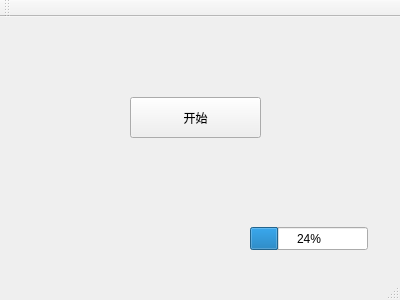
<?xml version="1.0" encoding="UTF-8"?>
<ui version="4.0">
 <class>MainWindow</class>
 <widget class="QMainWindow" name="MainWindow">
  <property name="geometry">
   <rect>
    <x>0</x>
    <y>0</y>
    <width>400</width>
    <height>300</height>
   </rect>
  </property>
  <property name="windowTitle">
   <string>MainWindow</string>
  </property>
  <widget class="QWidget" name="centralWidget">
   <widget class="QProgressBar" name="progressBar">
    <property name="geometry">
     <rect>
      <x>250</x>
      <y>210</y>
      <width>118</width>
      <height>23</height>
     </rect>
    </property>
    <property name="value">
     <number>24</number>
    </property>
   </widget>
   <widget class="QPushButton" name="pushButton">
    <property name="geometry">
     <rect>
      <x>130</x>
      <y>80</y>
      <width>131</width>
      <height>41</height>
     </rect>
    </property>
    <property name="text">
     <string>开始</string>
    </property>
   </widget>
  </widget>
  <widget class="QMenuBar" name="menuBar">
   <property name="geometry">
    <rect>
     <x>0</x>
     <y>0</y>
     <width>400</width>
     <height>23</height>
    </rect>
   </property>
  </widget>
  <widget class="QToolBar" name="mainToolBar">
   <attribute name="toolBarArea">
    <enum>TopToolBarArea</enum>
   </attribute>
   <attribute name="toolBarBreak">
    <bool>false</bool>
   </attribute>
  </widget>
  <widget class="QStatusBar" name="statusBar"/>
 </widget>
 <layoutdefault spacing="6" margin="11"/>
 <resources/>
 <connections/>
</ui>
